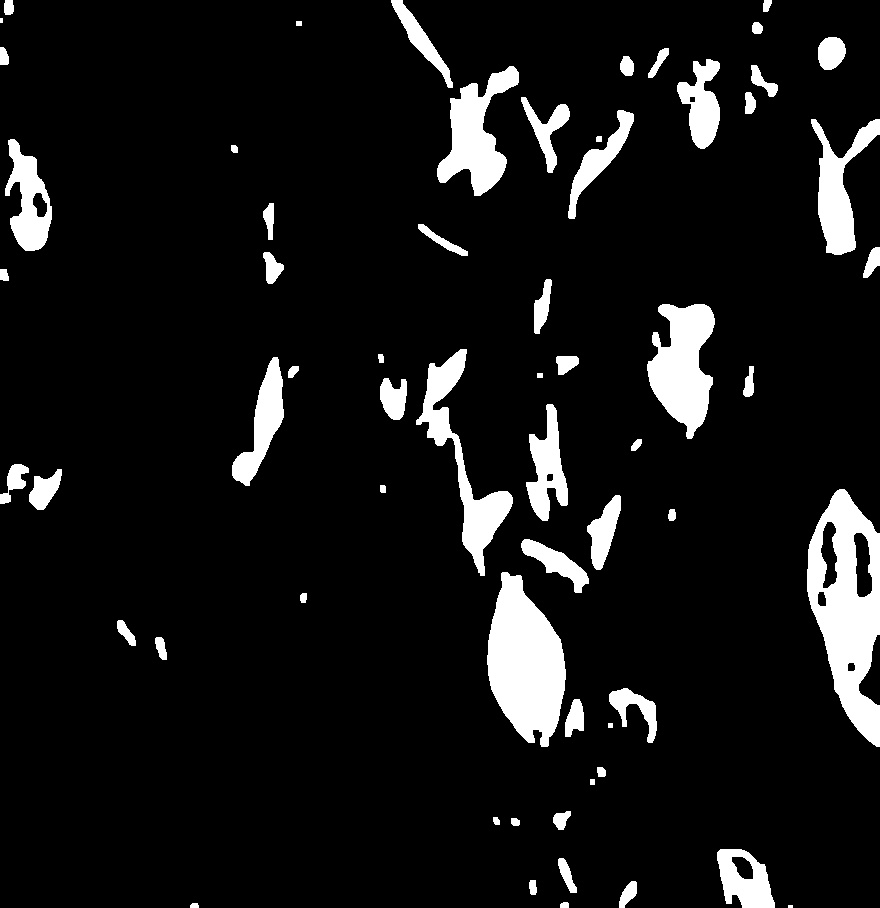
#> input picture closing.jpg, 880 x 908 px
$ python mx.py
#> lines starting #> are read from the running program, lines starting #| are printed output that depends on the picture; after the words box and inside, x2 and y2 are one past the last pixel; in counts of white or black regions, pixels touching at a corner belong together
import cv2
import numpy as np
from skimage import measure


def remove_small_points(image, threshold_point):
#> called with image = 'closing.jpg', threshold_point = 800
    img = cv2.imread(image, 0)
#> img is the input picture: shape (908, 880); min 0, max 255, mean 22.2
    img_label, num = measure.label(img, connectivity=2, return_num=True)  # 输出二值图像中所有的连通域
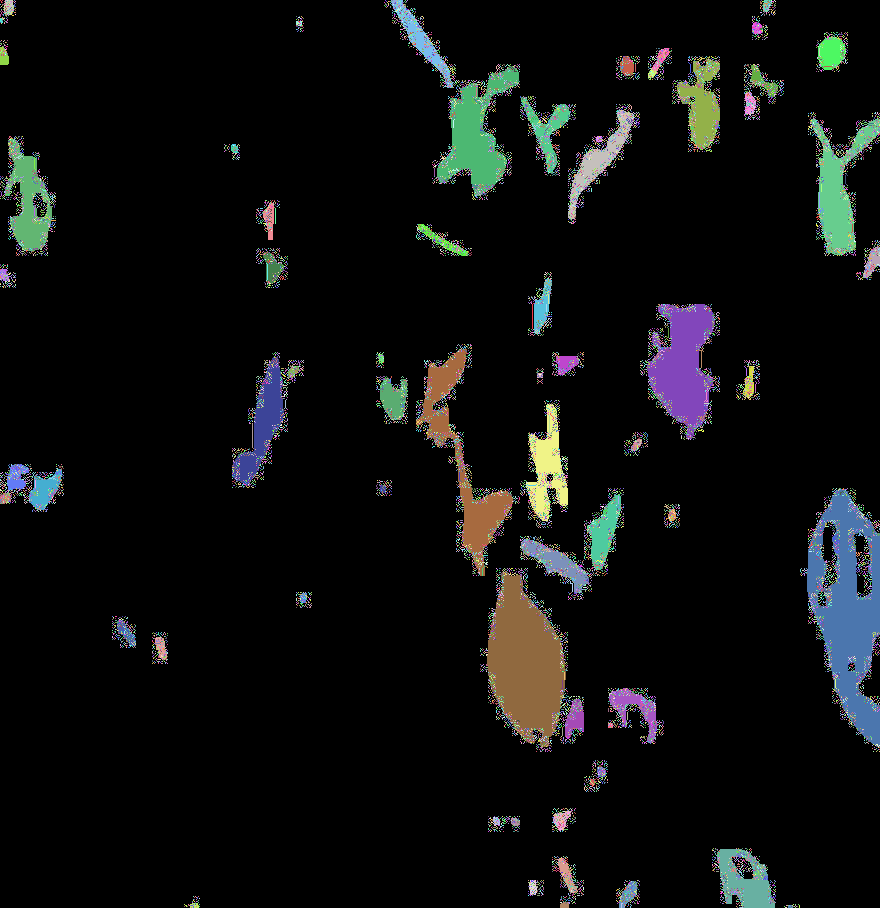
#> img_label: shape (908, 880) int64; 16814 distinct labels, from 0 to 16813; one colour per label, 0 black
#> num = 16813
    props = measure.regionprops(img_label)  # 输出连通域的属性，包括面积等
#> props = 16813 regions

    resMatrix = np.zeros(img_label.shape)
    for i in range(1, len(props)):
        if props[i].area > threshold_point:
            tmp = (img_label == i + 1).astype(np.uint8)
            resMatrix += tmp  # 组合所有符合条件的连通域
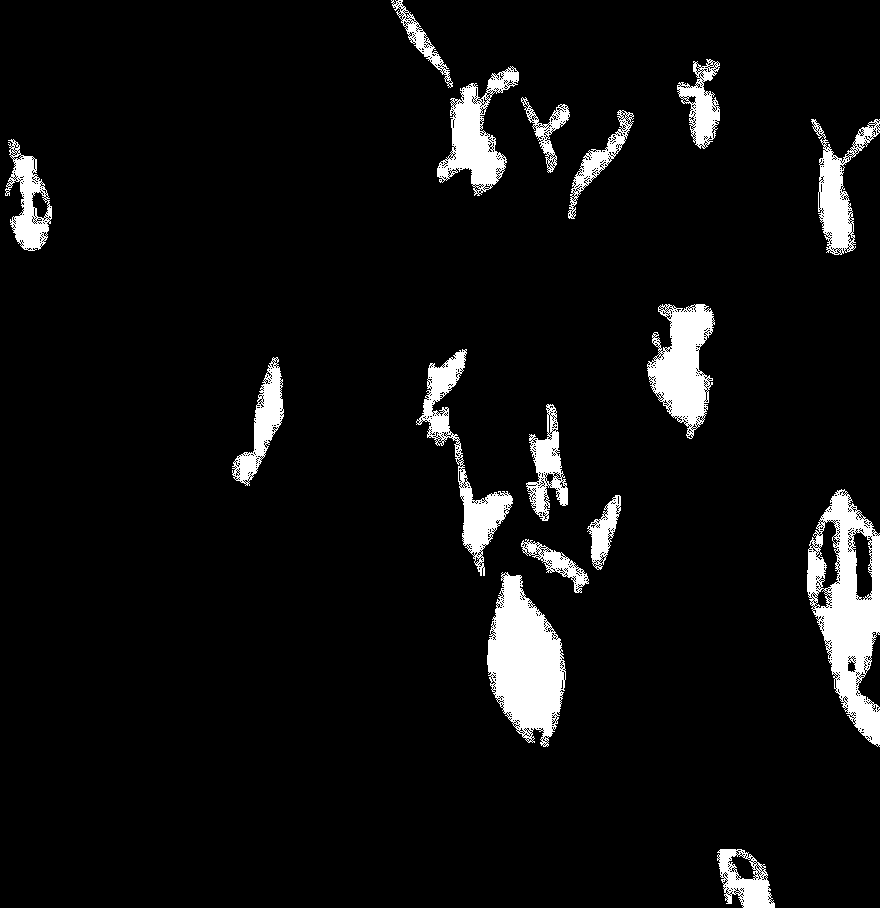
#> resMatrix: shape (908, 880) float64; values 0 (black) and 1 (white), 6.3% white; 16 white regions, largest, box (x1, y1, x2, y2) and area: (807, 489, 880, 747) 9359, (487, 572, 566, 747) 8558, (647, 304, 715, 439) 5158
    resMatrix *= 255
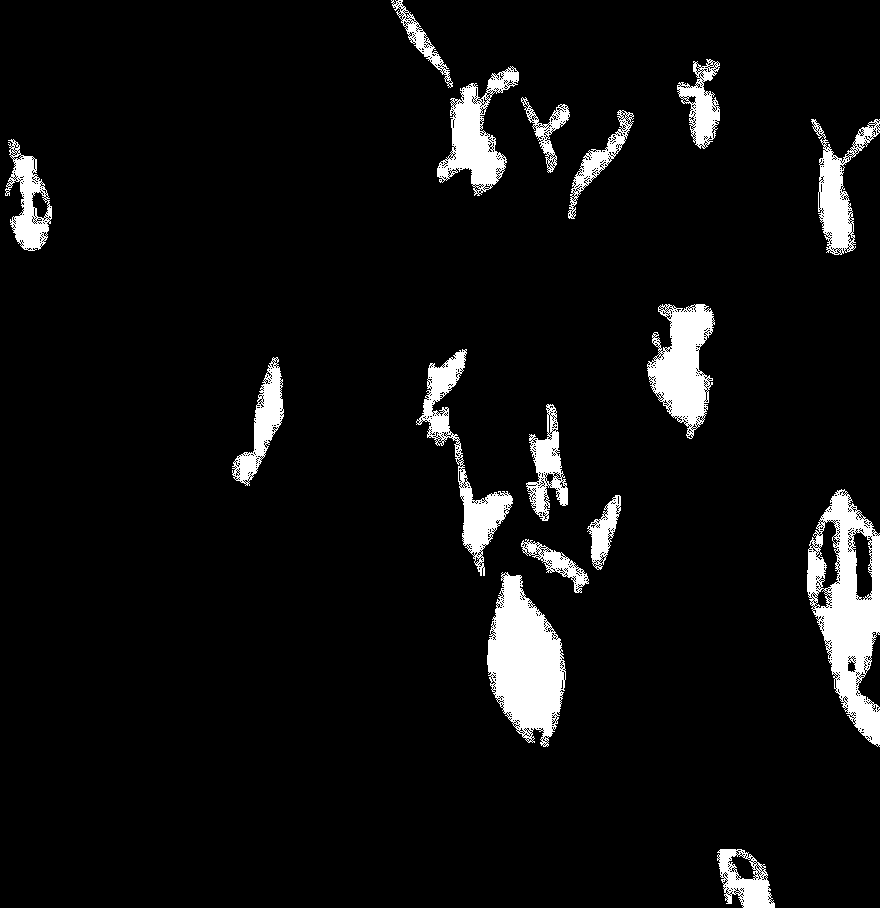
#> resMatrix: shape (908, 880) float64; 6.3% white; 16 white regions, largest, box (x1, y1, x2, y2) and area: (807, 489, 880, 747) 9359, (487, 572, 566, 747) 8558, (647, 304, 715, 439) 5158
    return resMatrix

threshold_point=800
res = remove_small_points('closing.jpg', threshold_point)
cv2.imshow("h", res)
cv2.waitKey(0)
cv2.destroyAllWindows()
